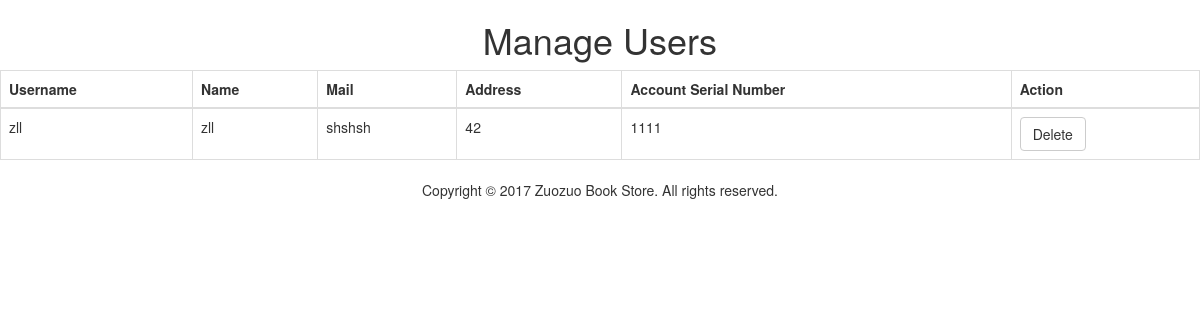
The app's page /WebSite/user_page/users_manage.php (signed in) with its own data.
### tables this page shows
CREATE TABLE `users` (
  `username` char(8) NOT NULL,
  `passcode` char(8) NOT NULL,
  `userflag` int(11) DEFAULT NULL,
  `name` varchar(128) NOT NULL,
  `mail` varchar(128) NOT NULL,
  `address` text NOT NULL,
  `account` int(11) NOT NULL
);

### WebSite/user_page/users_manage.php (the view, shortened to what this page needs)
<!doctype html>
<html>
<head>
<link rel="stylesheet" href="../css/bootstrap.css">
</head>
<?php
    if($_SESSION['userflag'] == 1){?>
      <div class="h1 text-center">Manage Users</div>
		<table class="table table-bordered table-hover">
			<thead>
				<tr>
					<th>Username</th>
					<th>Name</th>
					<th>Mail</th>
					<th>Address</th>
					<th>Account Serial Number</th>
					<th>Action</th>
				</tr>
			</thead>
			<tbody>
<?php
    $link=mysqli_connect(DB_HOST,DB_USER,DB_PASSWORD,DB_NAME);
    $q = "SELECT * FROM users where userflag='0'";
    mysqli_query($link,"SET NAMES utf8");
    $rs = mysqli_query($link,$q);
    while($row = mysqli_fetch_array($rs))
    echo "<tr>
    <td>$row[0]</td>
    <td>$row[3]</td>
    <td>$row[4]</td>
    <td>$row[5]</td>
    <td>$row[6]</td>
	<td><a class='btn btn-default' href='delete_user.php?username=$row[0]'>Delete</a></td>
    </tr>";
?>
			</tbody>
		</table>
     <?php
    }else{
        echo "Your dont have permission to do so.";
    }?>
<body>
<footer class="text-center">
  <div class="container">
    <div class="row">
      <div class="col-xs-12">
        <p>Copyright © 2017 Zuozuo Book Store. All rights reserved. </p>
      </div>
    </div>
  </div>
</footer>
</body>
</html>

### records on screen
users: username "zll", name "zll", mail "shshsh", address "42", account "1111"
